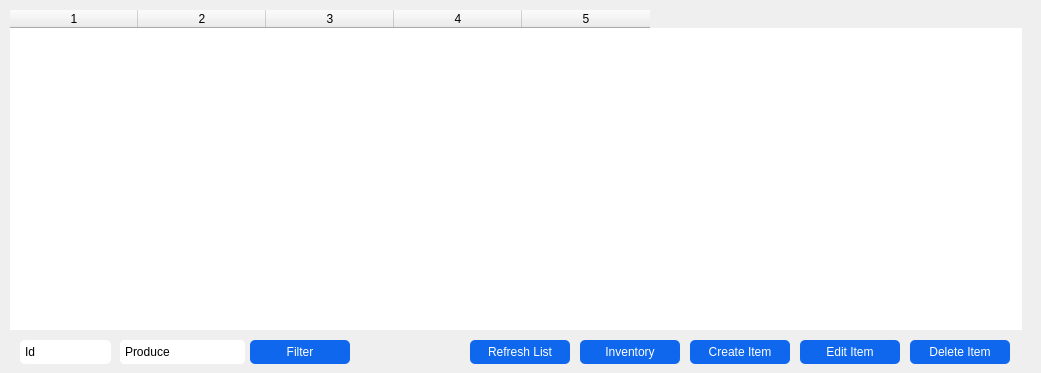
   <widget class="QWidget" name="tab_6">
    <attribute name="title">
     <string>Item Management</string>
    </attribute>
    <widget class="QPushButton" name="editItemButton">
     <property name="geometry">
      <rect>
       <x>800</x>
       <y>340</y>
       <width>100</width>
       <height>24</height>
      </rect>
     </property>
     <property name="styleSheet">
      <string notr="true">QPushButton{
    color: white;
    background-color: #0e67ed;
    border-radius: 5px;
    padding: 5px;
}</string>
     </property>
     <property name="text">
      <string>Edit Item</string>
     </property>
    </widget>
    <widget class="QPushButton" name="deleteItemButton">
     <property name="geometry">
      <rect>
       <x>910</x>
       <y>340</y>
       <width>100</width>
       <height>24</height>
      </rect>
     </property>
     <property name="styleSheet">
      <string notr="true">QPushButton{
    color: white;
    background-color: #0e67ed;
    border-radius: 5px;
    padding: 5px;
}</string>
     </property>
     <property name="text">
      <string>Delete Item</string>
     </property>
    </widget>
    <widget class="QPushButton" name="createItemButton">
     <property name="geometry">
      <rect>
       <x>690</x>
       <y>340</y>
       <width>100</width>
       <height>24</height>
      </rect>
     </property>
     <property name="styleSheet">
      <string notr="true">QPushButton{
    color: white;
    background-color: #0e67ed;
    border-radius: 5px;
    padding: 5px;
}</string>
     </property>
     <property name="text">
      <string>Create Item</string>
     </property>
    </widget>
    <widget class="QTableWidget" name="ItemsTable">
     <property name="geometry">
      <rect>
       <x>0</x>
       <y>0</y>
       <width>1032</width>
       <height>340</height>
      </rect>
     </property>
     <property name="styleSheet">
      <string notr="true">QTableWidget{
    padding: 10px;
    border-radius: 5px;
}</string>
     </property>
     <property name="sizeAdjustPolicy">
      <enum>QAbstractScrollArea::AdjustToContents</enum>
     </property>
     <property name="editTriggers">
      <set>QAbstractItemView::NoEditTriggers</set>
     </property>
     <property name="selectionMode">
      <enum>QAbstractItemView::SingleSelection</enum>
     </property>
     <property name="selectionBehavior">
      <enum>QAbstractItemView::SelectRows</enum>
     </property>
     <property name="showGrid">
      <bool>false</bool>
     </property>
     <property name="cornerButtonEnabled">
      <bool>false</bool>
     </property>
     <property name="columnCount">
      <number>5</number>
     </property>
     <attribute name="horizontalHeaderDefaultSectionSize">
      <number>128</number>
     </attribute>
     <attribute name="verticalHeaderVisible">
      <bool>false</bool>
     </attribute>
     <attribute name="verticalHeaderMinimumSectionSize">
      <number>18</number>
     </attribute>
     <attribute name="verticalHeaderDefaultSectionSize">
      <number>18</number>
     </attribute>
     <attribute name="verticalHeaderHighlightSections">
      <bool>false</bool>
     </attribute>
     <column/>
     <column/>
     <column/>
     <column/>
     <column/>
    </widget>
    <widget class="QPushButton" name="inventoryButton">
     <property name="geometry">
      <rect>
       <x>580</x>
       <y>340</y>
       <width>100</width>
       <height>24</height>
      </rect>
     </property>
     <property name="styleSheet">
      <string notr="true">QPushButton{
    color: white;
    background-color: #0e67ed;
    border-radius: 5px;
    padding: 5px;
}</string>
     </property>
     <property name="text">
      <string>Inventory</string>
     </property>
    </widget>
    <widget class="QComboBox" name="itemFilter">
     <property name="geometry">
      <rect>
       <x>20</x>
       <y>340</y>
       <width>91</width>
       <height>24</height>
      </rect>
     </property>
     <property name="styleSheet">
      <string notr="true">QGroupBox{
border: 0;
}
QComboBox{
border-radius: 5px;
padding: 5px;
}
QComboBox::drop-down { 
	width: 0px; 
}</string>
     </property>
     <item>
      <property name="text">
       <string>Id</string>
      </property>
     </item>
     <item>
      <property name="text">
       <string>Name</string>
      </property>
     </item>
     <item>
      <property name="text">
       <string>Department</string>
      </property>
     </item>
    </widget>
    <widget class="QSpinBox" name="filterItemId">
     <property name="geometry">
      <rect>
       <x>120</x>
       <y>340</y>
       <width>125</width>
       <height>24</height>
      </rect>
     </property>
     <property name="styleSheet">
      <string notr="true">QSpinBox{
    border-radius: 5px;
    }</string>
     </property>
     <property name="buttonSymbols">
      <enum>QAbstractSpinBox::NoButtons</enum>
     </property>
    </widget>
    <widget class="QLineEdit" name="filterItemName">
     <property name="geometry">
      <rect>
       <x>120</x>
       <y>340</y>
       <width>125</width>
       <height>24</height>
      </rect>
     </property>
     <property name="styleSheet">
      <string notr="true">QLineEdit{
    border-radius: 5px;
    }</string>
     </property>
    </widget>
    <widget class="QComboBox" name="filterItemDepartment">
     <property name="geometry">
      <rect>
       <x>120</x>
       <y>340</y>
       <width>125</width>
       <height>24</height>
      </rect>
     </property>
     <property name="styleSheet">
      <string notr="true">QGroupBox{
border: 0;
}
QComboBox{
border-radius: 5px;
padding: 5px;
}
QComboBox::drop-down { 
	width: 0px; 
}</string>
     </property>
     <item>
      <property name="text">
       <string>Produce</string>
      </property>
     </item>
     <item>
      <property name="text">
       <string>Pharmacy</string>
      </property>
     </item>
     <item>
      <property name="text">
       <string>Wine And Spirits</string>
      </property>
     </item>
     <item>
      <property name="text">
       <string>Deli</string>
      </property>
     </item>
     <item>
      <property name="text">
       <string>Health And Beauty</string>
      </property>
     </item>
     <item>
      <property name="text">
       <string>Meat</string>
      </property>
     </item>
     <item>
      <property name="text">
       <string>General</string>
      </property>
     </item>
     <item>
      <property name="text">
       <string>Dairy</string>
      </property>
     </item>
     <item>
      <property name="text">
       <string>Frozen</string>
      </property>
     </item>
     <item>
      <property name="text">
       <string>Bakery</string>
      </property>
     </item>
    </widget>
    <widget class="QPushButton" name="itemFilterButton">
     <property name="geometry">
      <rect>
       <x>250</x>
       <y>340</y>
       <width>100</width>
       <height>24</height>
      </rect>
     </property>
     <property name="styleSheet">
      <string notr="true">QPushButton{
    color: white;
    background-color: #0e67ed;
    border-radius: 5px;
    padding: 5px;
}</string>
     </property>
     <property name="text">
      <string>Filter</string>
     </property>
    </widget>
    <widget class="QPushButton" name="refreshItemsButton">
     <property name="geometry">
      <rect>
       <x>470</x>
       <y>340</y>
       <width>100</width>
       <height>24</height>
      </rect>
     </property>
     <property name="styleSheet">
      <string notr="true">QPushButton{
    color: white;
    background-color: #0e67ed;
    border-radius: 5px;
    padding: 5px;
}</string>
     </property>
     <property name="text">
      <string>Refresh List</string>
     </property>
    </widget>
   </widget>
